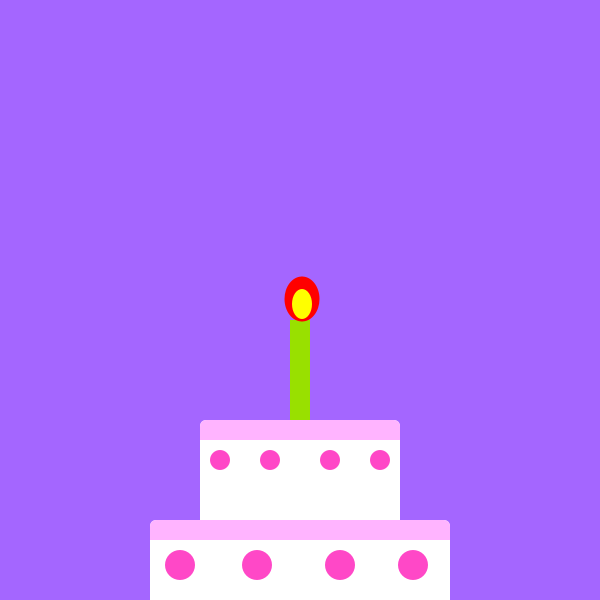
Frame 1 (no input)
Frame 60 (the mouse pressed at the canvas centre just before this capture): identical to frame 1, image omitted
Frame 120 (the mouse held since frame 60 and released just before this capture): identical to frame 1, image omitted

The Processing sketch that drew this single still picture (run headless with seeded random() and noise(); from frame 60 on, the mouse is pressed at the canvas centre):

// Processing sketch: processing_95817
// ── processing_95817.pde

int numpoints = 0;
int frame = 0;
int elements = 50000;
float x[] = new float[elements];
float y[] = new float[elements];

 
void setup(){
  size(600,600);
  noStroke();
}
 
void mouseDragged() {
  x[numpoints] = mouseX;
  y[numpoints] = mouseY;
  numpoints += 1;
}
 
void draw() {
  background(164,102,255 );
  fill(255,255,255);
  rect(150, 520, 300, 100,7,7,0,0);
  rect(200, 420, 200, 100,7,7,0,0);
  fill(153,224,0);
  rect(290, 320, 20, 100);
  fill(255,0,0);
  ellipse(302,299,35,45);
  fill(255,255,0);
  ellipse(302,304, 20,30);
  fill(255, 180,255);
  rect(150,520,300,20,7,7,0,0);
  rect(200,420,200,20,7,7,0,0);
  fill(255,72,199);
  ellipse( 180, 565, 30,30);
  ellipse( 257, 565, 30, 30);
  ellipse( 340, 565, 30,30);
  ellipse( 413, 565, 30,30);
  ellipse( 220, 460, 20,20);
  ellipse(270, 460, 20,20);
  ellipse(330, 460, 20,20);
  ellipse(380, 460, 20,20);
  for (int i = 1; i < numpoints; i++) {
      x[i] += random(-1, 1);
      y[i] += random(-1, 1);
      int size = (frame + i) % 50;
      fill(x[i], y[i],x[i],x[i]);
      arc (x[i], y[i], size, size,0, PI+QUARTER_PI, PIE);
     
    float phase = frame / i;
   y[i] += phase % 10;
     
  }
  frame += 1; 
}
